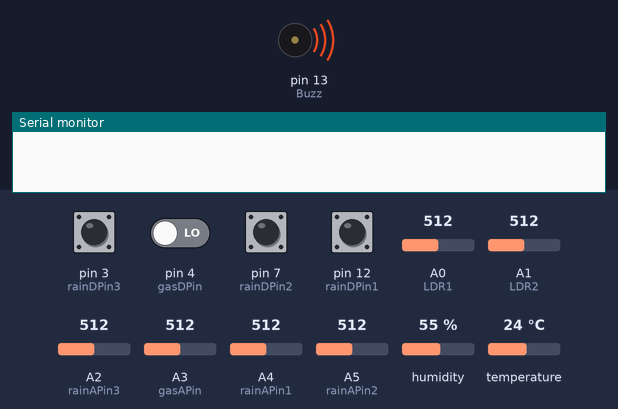
Bench run of a sketch on a simulated Arduino Uno, built with avr-gcc and run on an emulated ATmega328P. Parts: buzzer (waves = sounding, pin HIGH), the last lines printed to the serial monitor. The test bench sets the inputs (shaded band); at power-on: pin 3 (rainDPin3), pin 7 (rainDPin2), pin 12 (rainDPin1) HIGH, pin 4 (gasDPin) LOW, A0 (LDR1) = 512, A1 (LDR2) = 512, A2 (rainAPin3) = 512, A3 (gasAPin) = 512, A4 (rainAPin1) = 512, A5 (rainAPin2) = 512, humidity 55 %, temperature 24 °C. The modem accepts every AT command (registered, SIM ready, sends succeed) and sends nothing else.

Above: at 0.1 s.
At 7.1 s:
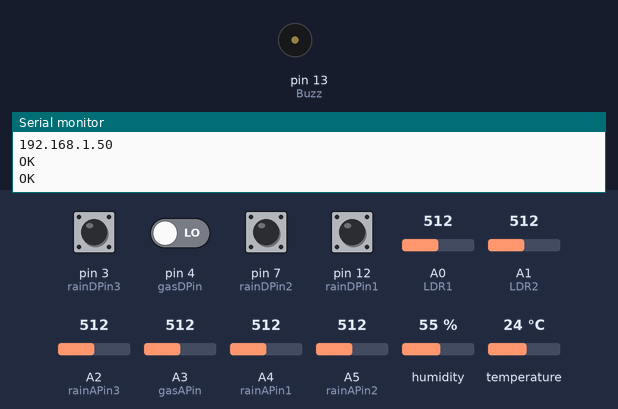
Timing chart, 0 to 8.6 s (numbered marks = the images above):
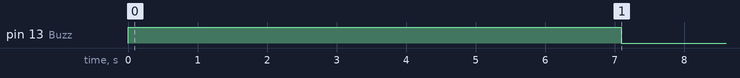

The sketch:

WeatherStationWiFi.ino
```cpp
#include <SoftwareSerial.h>
#include <dht.h>

#define rainAPin1 A4
#define rainDPin1 12
#define rainAPin2 A5
#define rainDPin2 7
#define rainAPin3 A2
#define rainDPin3 3
#define gasAPin A3
#define gasDPin 4
#define DHTpin 2
#define TX 6
#define RX 5
#define LDR1 A0
#define LDR2 A1
#define Buzz 13
String key = "Your Channel's Write API key";
String ssid = "Your WiFi Name";
String pass = "Your Password";

SoftwareSerial esp8266(TX,RX);
dht DHT;


void setup() {
  Serial.begin(9600);
  esp8266.begin(9600);
  pinMode(rainAPin1, INPUT);
  pinMode(rainDPin1, INPUT);
  pinMode(rainAPin2, INPUT);
  pinMode(rainDPin2, INPUT);
  pinMode(rainAPin3, INPUT);
  pinMode(rainDPin3, INPUT);
  pinMode(gasAPin, INPUT);
  pinMode(gasDPin, INPUT);
  pinMode(LDR1, INPUT);
  pinMode(LDR2, INPUT);
  pinMode(DHTpin, INPUT);
  pinMode(Buzz, OUTPUT);

  digitalWrite(Buzz, HIGH);

  sendAT("AT+RST\r\n",2000);
  sendAT("AT\r\n",1000);
  sendAT("AT+CWMODE=1\r\n",1000);
  sendAT("AT+CWJAP=\""+ssid+"\",\""+pass+"\"\r\n",1000);
  sendAT("AT+CIFSR\r\n",1000);
  sendAT("AT+CIPMUX=0\r\n",1000);

  digitalWrite(Buzz, LOW);
}

void loop() {
  int rain1valu = analogRead(rainAPin1);
  int rain2valu = analogRead(rainAPin2);
  int rain3valu = analogRead(rainAPin3);
  int gasval = analogRead(gasAPin);
  int l2 = analogRead(LDR1);
  int l1 = analogRead(LDR2);

  int dht_noUse = DHT.read11(DHTpin);

  int temp = DHT.temperature;
  int humid = DHT.humidity;

  bool rain1Dval = digitalRead(rainDPin1);
  bool rain2Dval = digitalRead(rainDPin2);
  bool rain3Dval = digitalRead(rainDPin3);
  bool gasDval = digitalRead(gasDPin);

  int rain1val = map(rain1valu,0,1023,1023,0);
  int rain2val = map(rain2valu,0,1023,1023,0);
  int rain3val = map(rain3valu,0,1023,1023,0);

  Serial.print("Rain1 Analog: "); Serial.print(rain1val); Serial.print("|");
  Serial.print("Rain2 Analog: "); Serial.print(rain2val); Serial.print("|");
  Serial.print("Rain3 Analog: "); Serial.print(rain3val); Serial.print("|");
  Serial.print("Gas Analog: "); Serial.print(gasval); Serial.print("|");
  Serial.print("LDR2: "); Serial.print(l2); Serial.print("|");
  Serial.print("LDR1: "); Serial.print(l1); Serial.print("|");
  Serial.print("Temp: "); Serial.print(temp); Serial.print("|");
  Serial.print("Humidity: "); Serial.print(humid); Serial.print("|");
  Serial.print("Rain1 Digital: "); Serial.print(rain1Dval); Serial.print("|");
  Serial.print("Rain2 Digital: "); Serial.print(rain2Dval); Serial.print("|");
  Serial.print("Rain3 Digital: "); Serial.print(rain3Dval); Serial.print("|");
  Serial.print("Gas Digital: "); Serial.print(gasDval); Serial.println();  // Use println to end the line and start a new one
  String rain1Str = String(rain1val);
  String rain2Str = String(rain2val);
  String rain3Str = String(rain3val);
  String gasStr = String(gasval);
  String l2Str = String(l2);
  String l1Str = String(l1);
  String tempStr = String(temp);
  String humidStr = String(humid);
  String rain1DStr = String(rain1Dval);
  String rain2DStr = String(rain2Dval);
  String rain3DStr = String(rain3Dval);
  String gasDStr = String(gasDval);

  updateTS(tempStr,humidStr,rain1Str,rain2Str,rain3Str,gasStr,l1Str,l2Str);
  delay(13000);
}


String sendAT(String command, const int timeout){
  String response = "";                      // Variable to store ESP8266 response
  esp8266.print(command);                   // Sending the command to ESP8266
  long int time = millis();                // Recording current time
  while ((time + timeout) > millis())    // Waiting for response within timeout
  {
    while (esp8266.available())          // Checking if ESP8266 data available
    {
      char c = esp8266.read();          // Reading character from ESP8266
      response += c;                   // Appending character to response string
    }
  }
  Serial.print(response);           // Printing response to serial monitor
  return response;                  // Returning response string
}


void updateTS(String T, String H, String R, String G, String L, String B, String A, String C){
  Serial.println("");                                                     // Printing empty line
  sendAT("AT+CIPSTART=\"TCP\",\"api.thingspeak.com\",80\r\n", 1000);      // Establishing TCP connection with ThingSpeak
  delay(2000);                                                            // Delay for stability
  String cmd = "GET /update?key="+key+"&field1="+T+"&field2="+H+"&field3="+R+"&field4="+G+"&field5="+L+"&field6="+B+"&field7="+A+"&field8="+C+"\r\n";  // Building GET request URL with temperature and humidity data
  String cmdlen = String(cmd.length());                                   // Calculating command length
  sendAT("AT+CIPSEND=" + cmdlen + "\r\n", 2000);                          // Sending command length to ESP8266
  esp8266.print(cmd);                                                     // Sending GET request to ThingSpeak
  Serial.println(cmd);                                                     // Printing empty line
  sendAT("AT+CIPCLOSE\r\n", 2000);                                        // Closing TCP connection
  Serial.println("Sent AT");                                              // Printing message
}
```
